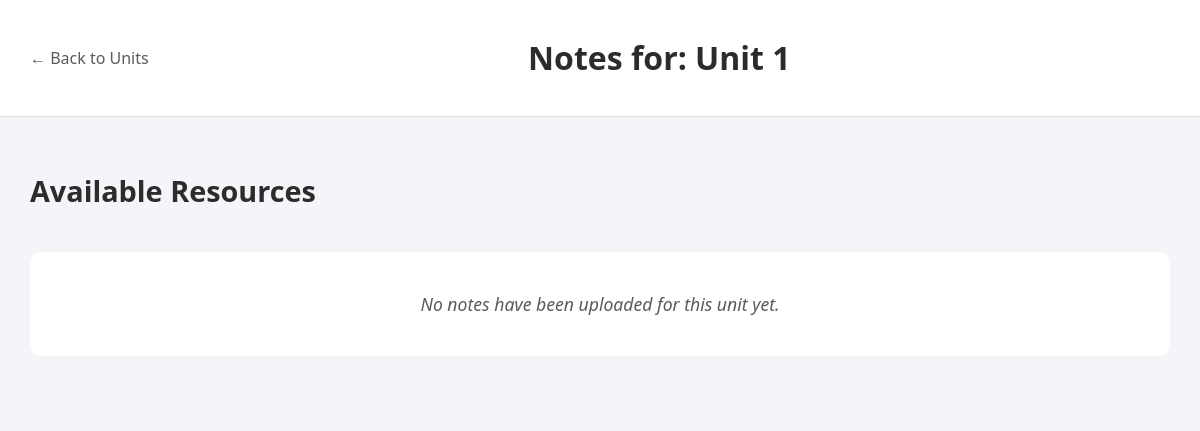
Before: /notesstud/7 (signed in) with the older database file.
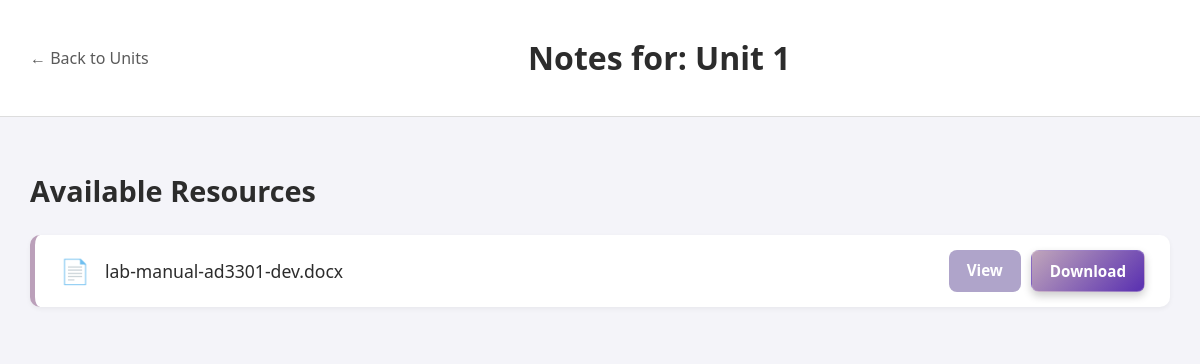
After: the same page with the newer database file.
### tables this page shows
CREATE TABLE Notes(
    id INTEGER PRIMARY KEY AUTOINCREMENT,
    notes TEXT NOT NULL,
    unit_id INTEGER NOT NULL,
    FOREIGN KEY (unit_id) REFERENCES Units(id)
  );

### app.py (the view)
@app.route('/notesstud/<int:unit_id>')
def notesstud(unit_id):
  if "user_id" not in session:
    return redirect(url_for("signi"))
  conn=sqlite3.connect("notesapp.db")
  c=conn.cursor()
  c.execute("SELECT units,subject_id FROM Units WHERE id=?",(unit_id,))
  row=c.fetchone()
  if not row:
    conn.close()
    return "Note is not found"
  unit_name,subject_id=row
  c.execute("SELECT id,notes FROM Notes WHERE unit_id=?",(unit_id,))
  notes_data=c.fetchall()
  conn.close()
  user_role=session.get("role","student")
  return render_template("notesstud.html",notes_data=notes_data,unit_name=unit_name,subject_id=subject_id,user_role=user_role,unit_id=unit_id)

### templates/notesstud.html (shortened to what this page needs)
<!DOCTYPE html>
<html>
  <head>
    <link rel="stylesheet" href="{{ url_for('static',filename='css/style.css') }}">
  </head>
  <body>
    <div class="page-container notes-page">
        <header class="editor-header view-header">
            <a href="{{ url_for('unitsstud', subject_id=subject_id) }}" class="back-link">
                ← Back to Units
            </a>
            <h1 class="page-title">Notes for: {{ unit_name }}</h1>
        </header>
        <main class="notes-main-content">
            <h2 class="section-title">Available Resources</h2>
            <div class="notes-list-grid">
              {% for note_id, note in notes_data %}
                <div class="note-file-card">
                    <div class="note-file-info">
                        <span class="file-icon">📄</span>
                        <span class="file-name">{{ note }}</span>
                    </div>
                    <div class="note-file-actions">
                        <a href="{{ url_for('static', filename='uploads/' ~ note) }}" target="_blank" class="action-btn view-btn" title="View Document">
                            View
                        </a>
                        <a href="{{ url_for('static', filename='uploads/' ~ note) }}" download class="action-btn download-btn" title="Download Document">
                            Download
                        </a>
                    </div>
                </div>
              {% endfor %}
            </div>
            {% if not notes_data %}
                <p class="empty-state">No notes have been uploaded for this unit yet.</p>
            {% endif %}
        </main>
    </div>
  </body>
</html>

Changed rows visible on the page:
added Notes: notes "lab-manual-ad3301-dev.docx"
Other visible differences:
text no longer shown: "No notes have been uploaded for this unit yet."
